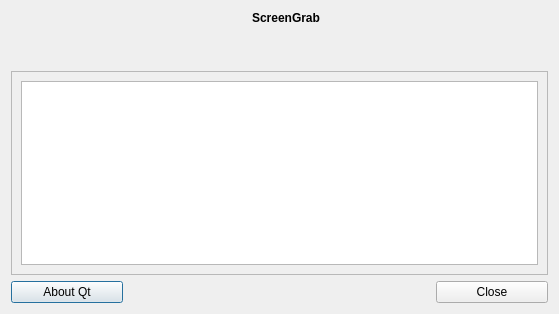
<?xml version="1.0" encoding="UTF-8"?>
<ui version="4.0">
 <class>aboutWidget</class>
 <widget class="QDialog" name="aboutWidget">
  <property name="geometry">
   <rect>
    <x>0</x>
    <y>0</y>
    <width>559</width>
    <height>314</height>
   </rect>
  </property>
  <property name="sizePolicy">
   <sizepolicy hsizetype="Preferred" vsizetype="Preferred">
    <horstretch>0</horstretch>
    <verstretch>0</verstretch>
   </sizepolicy>
  </property>
  <property name="minimumSize">
   <size>
    <width>559</width>
    <height>314</height>
   </size>
  </property>
  <property name="maximumSize">
   <size>
    <width>16777215</width>
    <height>16777215</height>
   </size>
  </property>
  <property name="windowTitle">
   <string notr="true">About ScreenGrab</string>
  </property>
  <layout class="QVBoxLayout" name="verticalLayout_3">
   <property name="sizeConstraint">
    <enum>QLayout::SetDefaultConstraint</enum>
   </property>
   <item>
    <layout class="QHBoxLayout" name="horizontalLayout">
     <item>
      <widget class="QLabel" name="label">
       <property name="sizePolicy">
        <sizepolicy hsizetype="Fixed" vsizetype="Fixed">
         <horstretch>0</horstretch>
         <verstretch>0</verstretch>
        </sizepolicy>
       </property>
       <property name="frameShadow">
        <enum>QFrame::Plain</enum>
       </property>
       <property name="text">
        <string/>
       </property>
       <property name="pixmap">
        <pixmap resource="../../../screengrab.qrc">:/res/img/logo.png</pixmap>
       </property>
      </widget>
     </item>
     <item>
      <layout class="QVBoxLayout" name="verticalLayout_2">
       <item>
        <widget class="QLabel" name="labAppName">
         <property name="text">
          <string notr="true">&lt;b&gt;ScreenGrab&lt;/b&gt;</string>
         </property>
         <property name="alignment">
          <set>Qt::AlignCenter</set>
         </property>
        </widget>
       </item>
       <item>
        <widget class="QLabel" name="labVersion">
         <property name="text">
          <string notr="true"/>
         </property>
         <property name="alignment">
          <set>Qt::AlignCenter</set>
         </property>
        </widget>
       </item>
       <item>
        <widget class="QLabel" name="labQtVer">
         <property name="text">
          <string notr="true"/>
         </property>
         <property name="alignment">
          <set>Qt::AlignCenter</set>
         </property>
        </widget>
       </item>
      </layout>
     </item>
    </layout>
   </item>
   <item>
    <widget class="QFrame" name="frame">
     <property name="frameShape">
      <enum>QFrame::StyledPanel</enum>
     </property>
     <property name="frameShadow">
      <enum>QFrame::Raised</enum>
     </property>
     <layout class="QVBoxLayout" name="_2">
      <item>
       <widget class="QTextBrowser" name="txtArea">
        <property name="openExternalLinks">
         <bool>false</bool>
        </property>
        <property name="openLinks">
         <bool>false</bool>
        </property>
       </widget>
      </item>
     </layout>
    </widget>
   </item>
   <item>
    <layout class="QHBoxLayout" name="horizontalLayout_2">
     <item>
      <widget class="QPushButton" name="butAboutQt">
       <property name="minimumSize">
        <size>
         <width>112</width>
         <height>0</height>
        </size>
       </property>
       <property name="text">
        <string>About Qt</string>
       </property>
      </widget>
     </item>
     <item>
      <spacer name="horizontalSpacer">
       <property name="orientation">
        <enum>Qt::Horizontal</enum>
       </property>
       <property name="sizeHint" stdset="0">
        <size>
         <width>40</width>
         <height>20</height>
        </size>
       </property>
      </spacer>
     </item>
     <item>
      <widget class="QPushButton" name="butClose">
       <property name="minimumSize">
        <size>
         <width>112</width>
         <height>0</height>
        </size>
       </property>
       <property name="text">
        <string>Close</string>
       </property>
      </widget>
     </item>
    </layout>
   </item>
  </layout>
 </widget>
 <resources>
  <include location="../../../screengrab.qrc"/>
  <include location="../../../screengrab.qrc"/>
 </resources>
 <connections/>
</ui>
